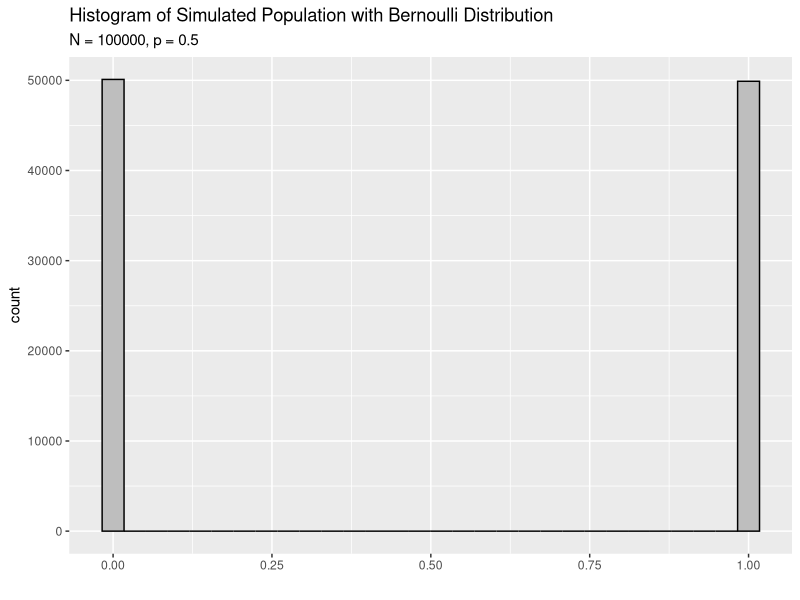
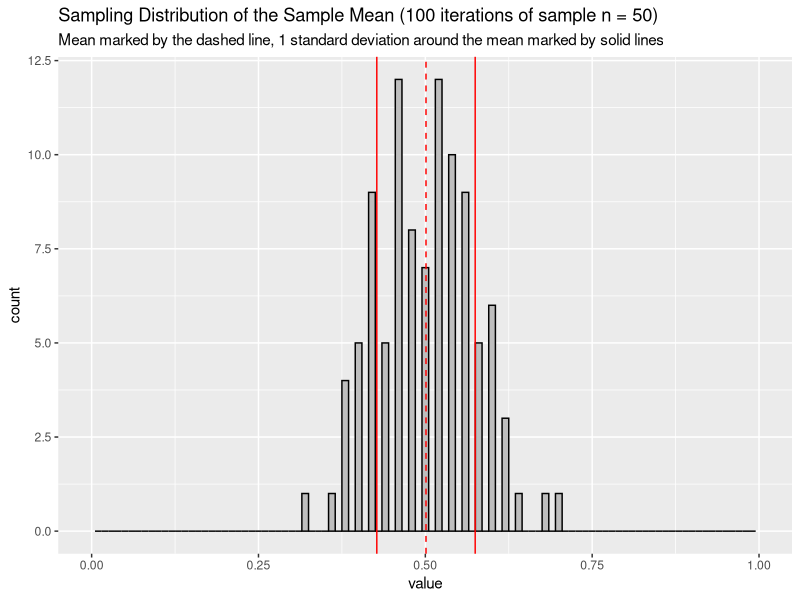
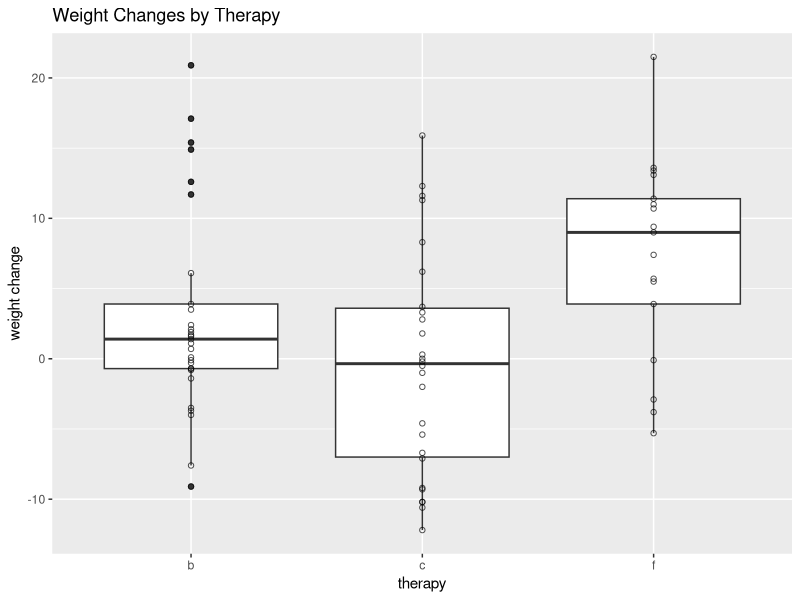

The R script that drew these images, in order:
## ---- chunk 1
knitr::opts_chunk$set(echo = TRUE)
library(tidyverse)
## ---- chunk 2
# Set seed to ensure your code is reproducible
set.seed(11011)
# Generate a random number that follows a Bernoulli distribution with p = 0.5
# then covert the vector to a data frame
pop_binom <- rbinom(n = 100000, size = 1, 0.5) %>% as_tibble()

# Check the population distribution
pop_binom %>%
  ggplot(aes(value)) +
  geom_histogram(color = "black", fill = "grey") +
  labs(title = "Histogram of Simulated Population with Bernoulli Distribution",
       subtitle = "N = 100000, p = 0.5",
       x = "")
## ---- chunk 3
# We create a "container" object to save the result
# It can be a vector, a matrix, a list, etc. as long as it fits your purpose
mean_container <- vector(mode = "numeric", length = 100)

# For-loop
set.seed(10010)
for (i in 1:100){
  # Inside the for-loop, you first randomly sample 50 rows from the pop
  sample <- pop_binom %>% sample_n(size = 50, replace = FALSE)
  # Calculat the mean and save it as the i-th number in the vector
  mean_container[i] <- mean(sample$value)
}

# Chek the result
head(mean_container, n = 10)

## ---- chunk 4

# Mean and SD of the sampling distribution
mean = mean(mean_container)
sd_pos = mean + sd(mean_container)
sd_neg = mean - sd(mean_container)

# Plot
mean_container %>% 
  as_tibble() %>%
  ggplot(aes(value)) +
  geom_histogram(binwidth = 0.01, fill = "grey", color = "black") +
  geom_vline(aes(xintercept = sd_neg), color = "red") +
  geom_vline(aes(xintercept = mean), color = "red", linetype = "dashed") +
  geom_vline(aes(xintercept = sd_pos), color = "red") +
  scale_x_continuous(limits=c(0, 1)) +
  labs(title = "Sampling Distribution of the Sample Mean (100 iterations of sample n = 50)",
       subtitle = "Mean marked by the dashed line, 1 standard deviation around the mean marked by solid lines")

## ---- chunk 5

# You can code your answer here

## ---- chunk 6
    
# You can code your answer here

## ---- chunk 7

# Import data
weight_df <- read.csv("data/weight.csv")

# Mean of weight change
mean(weight_df$change)


# ---- One sample two-tail t-test ---- 
two_tail_t <- t.test(         
  weight_df$change,           # the sample value vector that you want to test
  mu = 0,                     # mean given by your null hypothesis
  alternative = "two.sided",  # direction of alternative hypothesis
  conf.level = 0.95           # significance level
  )

## Extract test statistic
two_tail_t$statistic

## Extract p-value
two_tail_t$p.value

## Extract the confidence interval of the mean
two_tail_t$conf.int

## Display full result
two_tail_t


# ---- One sample one-tail t-test ---- 
t.test(weight_df$change, mu = 0, alternative = "greater", conf.level = 0.95)

## ---- chunk 8

# You can code your answer here

## ---- chunk 9
# Box plot
weight_df %>%
  ggplot(aes(x = therapy, y = change)) +
  geom_boxplot() +
  geom_point(shape = 1, alpha = 0.7) +
  labs(title = "Weight Changes by Therapy",
       y = "weight change")

## ---- chunk 10
# Filter data for each therapy
weight_f <- weight_df %>% filter(therapy == "f")
weight_c <- weight_df %>% filter(therapy == "c")

# ---- Two-group independent two-tailed t-test ---- 
t.test(
  x = weight_f$change,          # mean value vector from the first sample
  y = weight_c$change,          # mean value vector from the second sample
  mu = 0,                       # mean difference given by your null hypothesis
  alternative = "two.sided"     # direction of alternative hypothesis
)
## ---- chunk 11
# ---- Two-group dependent two-tailed t-test ---- 
t.test(         
  x = weight_df$before,       # mean value vector from the first sample
  y = weight_df$after,        # mean value vector from the second sample
  mu = 0,                     # mean difference given by your null hypothesis
  paired = TRUE,              # dependent samples
  alternative = "two.sided",  # direction of alternative hypothesis
  conf.level = 0.95           # significance level
  )

## ---- chunk 12

# You can code your answer here

